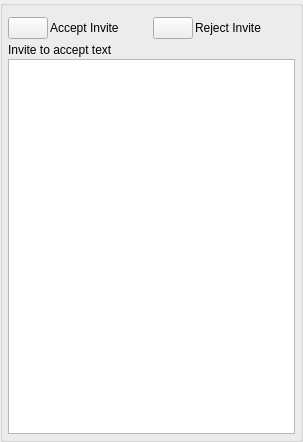
<?xml version="1.0" encoding="UTF-8"?>
<ui version="4.0">
 <class>AppletInviteAcceptUi</class>
 <widget class="QWidget" name="AppletInviteAcceptUi">
  <property name="geometry">
   <rect>
    <x>0</x>
    <y>0</y>
    <width>303</width>
    <height>442</height>
   </rect>
  </property>
  <property name="sizePolicy">
   <sizepolicy hsizetype="Expanding" vsizetype="Expanding">
    <horstretch>0</horstretch>
    <verstretch>0</verstretch>
   </sizepolicy>
  </property>
  <property name="minimumSize">
   <size>
    <width>0</width>
    <height>0</height>
   </size>
  </property>
  <property name="maximumSize">
   <size>
    <width>16777215</width>
    <height>16777215</height>
   </size>
  </property>
  <property name="windowTitle">
   <string>Accept Invite</string>
  </property>
  <layout class="QVBoxLayout" name="verticalLayout">
   <property name="spacing">
    <number>0</number>
   </property>
   <property name="leftMargin">
    <number>0</number>
   </property>
   <property name="topMargin">
    <number>0</number>
   </property>
   <property name="rightMargin">
    <number>0</number>
   </property>
   <property name="bottomMargin">
    <number>0</number>
   </property>
   <item>
    <widget class="QGroupBox" name="StyledDlgItemsBox">
     <property name="sizePolicy">
      <sizepolicy hsizetype="Expanding" vsizetype="Expanding">
       <horstretch>0</horstretch>
       <verstretch>0</verstretch>
      </sizepolicy>
     </property>
     <property name="minimumSize">
      <size>
       <width>0</width>
       <height>0</height>
      </size>
     </property>
     <property name="title">
      <string/>
     </property>
     <layout class="QVBoxLayout" name="verticalLayout_2">
      <property name="spacing">
       <number>2</number>
      </property>
      <property name="leftMargin">
       <number>5</number>
      </property>
      <property name="topMargin">
       <number>5</number>
      </property>
      <property name="rightMargin">
       <number>5</number>
      </property>
      <property name="bottomMargin">
       <number>5</number>
      </property>
      <item>
       <widget class="ClipboardPasteWidget" name="m_ClipboardPasteWidget" native="true"/>
      </item>
      <item>
       <widget class="IdentWidget" name="m_IdentWidget" native="true"/>
      </item>
      <item>
       <widget class="InviteUrlWidget" name="m_InviteUrlWidget" native="true"/>
      </item>
      <item>
       <layout class="QHBoxLayout" name="horizontalLayout_4">
        <item>
         <widget class="VxPushButton" name="m_AcceptInviteButton">
          <property name="text">
           <string/>
          </property>
         </widget>
        </item>
        <item>
         <widget class="QLabel" name="label_2">
          <property name="sizePolicy">
           <sizepolicy hsizetype="Expanding" vsizetype="Preferred">
            <horstretch>0</horstretch>
            <verstretch>0</verstretch>
           </sizepolicy>
          </property>
          <property name="text">
           <string>Accept Invite</string>
          </property>
         </widget>
        </item>
        <item>
         <widget class="VxPushButton" name="m_RejectInviteButton">
          <property name="text">
           <string/>
          </property>
         </widget>
        </item>
        <item>
         <widget class="QLabel" name="label_3">
          <property name="sizePolicy">
           <sizepolicy hsizetype="Expanding" vsizetype="Preferred">
            <horstretch>0</horstretch>
            <verstretch>0</verstretch>
           </sizepolicy>
          </property>
          <property name="text">
           <string>Reject Invite</string>
          </property>
         </widget>
        </item>
       </layout>
      </item>
      <item>
       <spacer name="verticalSpacer">
        <property name="orientation">
         <enum>Qt::Orientation::Vertical</enum>
        </property>
        <property name="sizeType">
         <enum>QSizePolicy::Policy::Fixed</enum>
        </property>
        <property name="sizeHint" stdset="0">
         <size>
          <width>20</width>
          <height>2</height>
         </size>
        </property>
       </spacer>
      </item>
      <item>
       <widget class="QLabel" name="label">
        <property name="text">
         <string>Invite to accept text</string>
        </property>
       </widget>
      </item>
      <item>
       <widget class="QPlainTextEdit" name="m_InviteTextEdit"/>
      </item>
     </layout>
    </widget>
   </item>
  </layout>
 </widget>
 <customwidgets>
  <customwidget>
   <class>VxPushButton</class>
   <extends>QPushButton</extends>
   <header>VxPushButton.h</header>
  </customwidget>
  <customwidget>
   <class>InviteUrlWidget</class>
   <extends>QWidget</extends>
   <header>InviteUrlWidget.h</header>
   <container>1</container>
  </customwidget>
  <customwidget>
   <class>IdentWidget</class>
   <extends>QWidget</extends>
   <header>IdentWidget.h</header>
   <container>1</container>
  </customwidget>
  <customwidget>
   <class>ClipboardPasteWidget</class>
   <extends>QWidget</extends>
   <header>ClipboardPasteWidget.h</header>
   <container>1</container>
  </customwidget>
 </customwidgets>
 <resources/>
 <connections/>
</ui>
